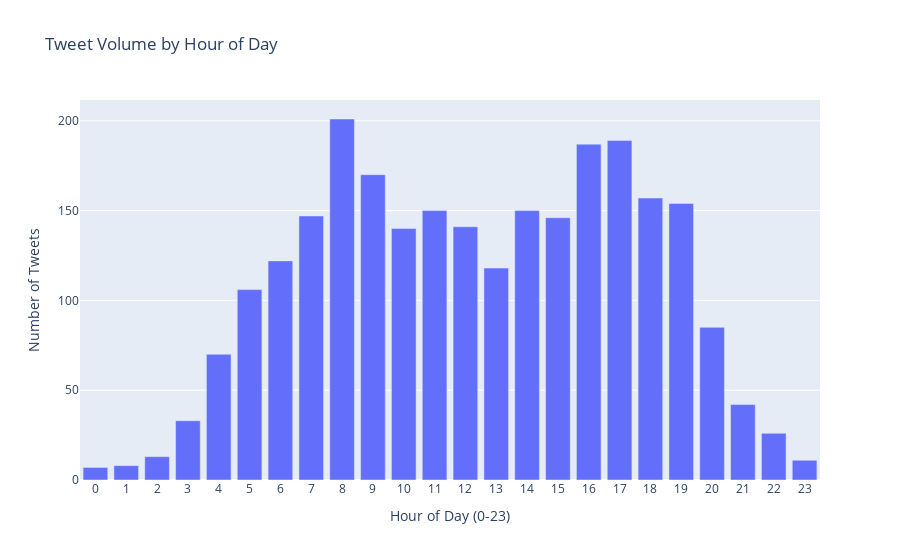

Source (notebook cell):
### Code cell
import plotly.express as px

# Count tweets per hour
hourly_counts = Saf_tweets['hour'].value_counts().sort_index()

# Create a bar plot with Plotly
fig = px.bar(
    x=hourly_counts.index,
    y=hourly_counts.values,
    labels={'x': 'Hour of Day (0-23)', 'y': 'Number of Tweets'},
    title='Tweet Volume by Hour of Day'
)
fig.update_layout(
    xaxis=dict(tickmode='linear', dtick=1)
)
fig.show()

### Figure 1 — Plotly figure (JSON) as saved in the notebook; plotly's stock layout.template omitted (floating-point values rounded to 4 significant figures)
{"data": [{"alignmentgroup": "True", "hovertemplate": "Hour of Day (0-23)=%{x}<br>Number of Tweets=%{y}<extra></extra>", "legendgroup": "", "marker": {"color": "#636efa"}, "name": "", "offsetgroup": "", "orientation": "v", "showlegend": false, "textposition": "auto", "type": "bar", "x": [0, 1, 2, 3, 4, 5, 6, 7, 8, 9, 10, 11, 12, 13, 14, 15, 16, 17, 18, 19, 20, 21, 22, 23], "xaxis": "x", "y": [7, 8, 13, 33, 70, 106, 122, 147, 201, 170, 140, 150, 141, 118, 150, 146, 187, 189, 157, 154, 85, 42, 26, 11], "yaxis": "y"}], "layout": {"barmode": "relative", "legend": {"tracegroupgap": 0}, "title": {"text": "Tweet Volume by Hour of Day"}, "xaxis": {"anchor": "y", "domain": [0, 1], "dtick": 1, "tickmode": "linear", "title": {"text": "Hour of Day (0-23)"}}, "yaxis": {"anchor": "x", "domain": [0, 1], "title": {"text": "Number of Tweets"}}}}
